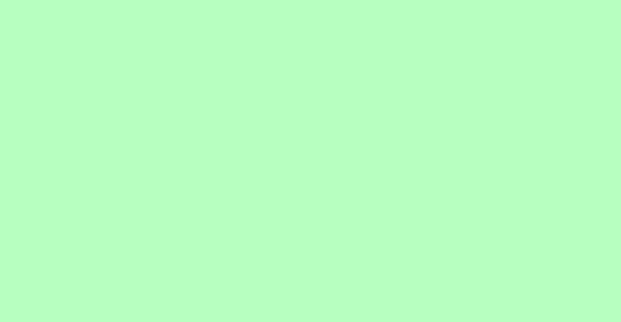
#> input picture Collection_image/test_image.jpg, 621 x 322 px, found by its file name
$ python 02_rectangle_draw.py
#> lines starting #> are read from the running program, lines starting #| are printed output that depends on the picture; after the words box and inside, x2 and y2 are one past the last pixel; in counts of white or black regions, pixels touching at a corner belong together
""" --> In this We trying to draw the rectangle over a image or video..
    --> basically it helps us to high-light any area over a image
    --> using this help we use in face detection in image or video
    --> using this we detect an object or items in a image all thing based on requirement
    --> using cv2.rectangle() function we perform all this things
    --> It take parameter like rectangle(img, pt1, pt2, color, thickness)
            -> img = original_image_variable
            -> pt1 = Point 1 on image means top-left corner point coordinate
            -> pt2 = Point 2 on image means bottom-right corner point coordinate
            -> color = (b, g, r) range between (0-255)
            -> thickness = the bold of line in px eg: 4, 5.. linked this .
                            if we pass -1 than it fill the color inside the rectangle
"""
import cv2

image = cv2.imread(r"Image drawing Folder\test_image.jpg")
#> image is the input picture: shape (322, 621, 3); mean B, G, R 192, 255, 183

if image is None:
    print("Not loaded successfully, Check the path")
else:
    print("Loaded the image")
    # set point 1 and point 2
    pt1 = (100,50)
    pt2 = (500,250)
    thickness = 4 # this is in px if we pass -1 than it fill the rectangle
    color = (255, 0,0 ) #(B, G, R)
    # call the function
    cv2.rectangle(image, pt1, pt2, color, thickness)
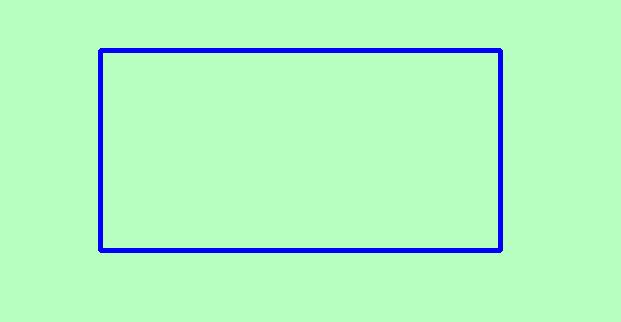
#> image: shape (322, 621, 3); 2.99% of pixels changed, all inside (x1, y1, x2, y2) = (98, 48, 503, 253)
    # fill inside the rectangle
    # cv2.rectangle(image, (105,55), (495,245), (0,0,200), -1)
    # showing the image
    cv2.imshow("Rectangle drew..", image)
    cv2.waitKey(0)
    cv2.destroyAllWindows()
